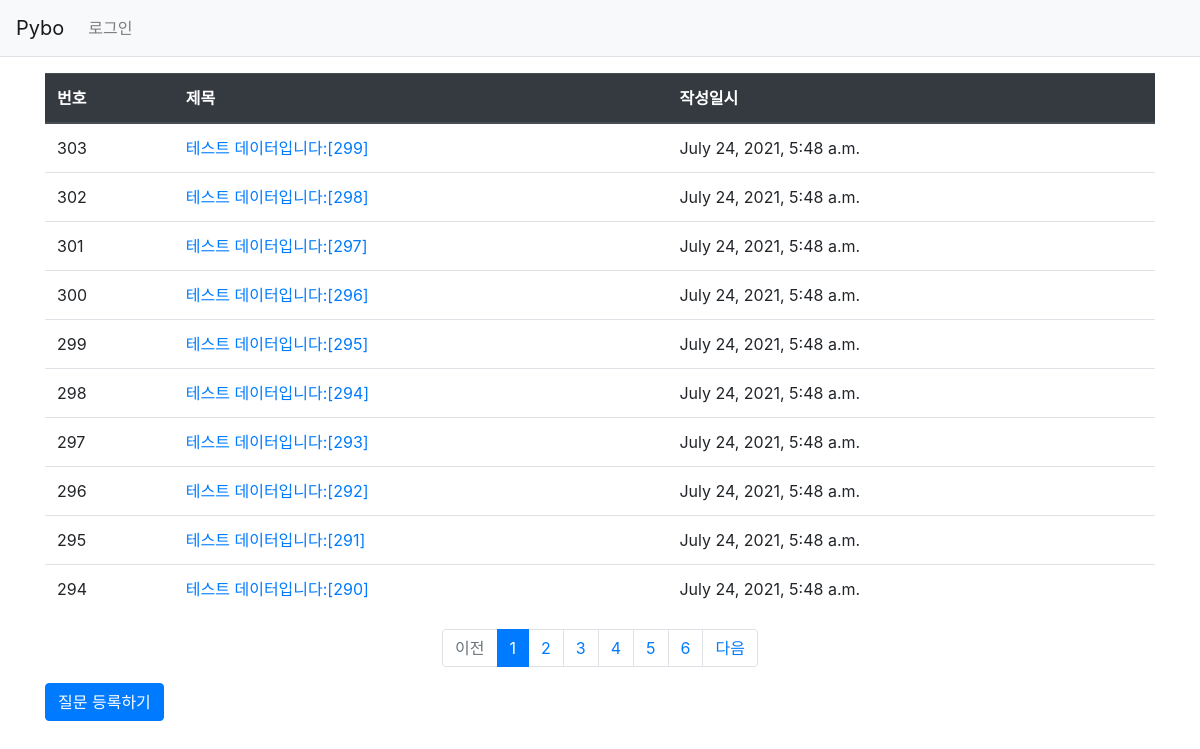
Screenshot of /pybo/ with the database file from the repository.
### pybo/models.py (models this page shows)
class Question(models.Model):
    subject = models.CharField(max_length=200)
    content = models.TextField()
    create_date = models.DateTimeField()
    def __str__(self):
        return self.subject

### pybo/views.py (the view)
# urls.py: path('', views.index, name='index'), # '/'에 해당되는 path
def index(request):
    page = request.GET.get('page', '1') #페이지
    print(page)
    question_list = Question.objects.order_by('-create_date')
    print(question_list)
    paginator = Paginator(question_list, 10)
    page_obj = paginator.get_page(page)
    context = {'question_list': page_obj}
    return render(request, 'pybo/question_list.html', context)

### pybo/templatetags/pybo_filter.py (called while the page is built)
@register.filter
def sub(value, arg):
  return value - arg

### templates/pybo/question_list.html (shortened to what this page needs)
{% extends 'base.html' %}
{% load pybo_filter %}
{% block content %}
<div class="container my-3">
  <table class="table">
    <thead>
      <tr class="thead-dark">
        <th>번호</th>
        <th>제목</th>
        <th>작성일시</th>
      </tr>
    </thead>
    <tbody>
      {% if question_list %}
      {% for question in question_list %}
      <tr>
        <td>
          {{ question_list.paginator.count|sub:question_list.start_index|sub:forloop.counter0|add:1 }}
        </td>
        <td>
          <a href="{% url 'pybo:detail' question.id %}">{{ question.subject }}</a>
        </td>
        <td>{{ question.create_date }}</td>
      </tr>
      {% endfor %}
      {% else %}
      <tr>
        <td colspan="3">질문이 없습니다.</td>
      </tr>
      {% endif %}
    </tbody>
  </table>
  <ul class="pagination justify-content-center">
    {% if question_list.has_previous %}
    <li class="page-item">
      <a class="page-link" href="?page={{ question_list.previous_page_number }}">이전</a>
    </li>
    {% else %}
    <li class="page-item disabled">
      <a class="page-link" tabindex="-1" aria-disabled="true" href="#">이전</a>
    </li>
    {% endif %}
    {% for page_number in question_list.paginator.page_range %}
      {% if page_number >= question_list.number|add:-5 and page_number <= question_list.number|add:5 %}
        {% if page_number == question_list.number %}
        <li class="page-item active" aria-current="page">
          <a class="page-link" href="?page={{ page_number }}">{{ page_number }}</a>
        </li>
        {% else %}
        <li class="page-item">
          <a class="page-link" href="?page={{ page_number }}">{{ page_number }}</a>
        </li>
        {% endif %}
      {% endif %}
    {% endfor %}
    {% if question_list.has_next %}
    <li class="page-item">
      <a class="page-link" href="?page={{ question_list.next_page_number }}">다음</a>
    </li>
    {% else %}
    <li class="page-item disabled">
      <a class="page-link" tabindex="-1" aria-disabled="true" href="#">다음</a>
    </li>
    {% endif %}
  </ul>
  <a href="{% url 'pybo:question_create' %}" class="btn btn-primary">질문 등록하기</a>
</div>
{% endblock %}

### templates/base.html (shortened to what this page needs)
{% load static %}
<!DOCTYPE html>
<html lang="ko">
<head>
  <link rel="stylesheet" type="text/css" href="{% static 'bootstrap.min.css' %}">
  <link rel="stylesheet" type="text/css" href="{% static 'style.css' %}">
</head>
<body>
  {% include "navbar.html" %}
  {% block content %}
  {% endblock %}
</body>
</html>

### templates/navbar.html (shortened to what this page needs)
<nav class="navbar navbar-expand-lg navbar-light bg-light border-bottom">
    <a class="navbar-brand" href="{% url 'pybo:index' %}">Pybo</a>
    <div class="collapse navbar-collapse flex-grow-0" id="navbarNav">
        <ul class="navbar-nav">
            <li class="nav-item ">
                {% if user.is_authenticated %}
                    <a class="nav-link" href="{% url 'common:logout' %}">{{ user.username }}로그아웃</a>
                {% else %}
                    <a class="nav-link" href="{% url 'common:login' %}">로그인</a>
                {% endif %}
            </li>
        </ul>
    </div>
</nav>

### rows the page displays
Question: paginator.count|sub "303", subject "테스트 데이터입니다:[299]", create_date "July 24, 2021, 5:48 a.m."
Question: paginator.count|sub "302", subject "테스트 데이터입니다:[298]", create_date "July 24, 2021, 5:48 a.m."
Question: paginator.count|sub "301", subject "테스트 데이터입니다:[297]", create_date "July 24, 2021, 5:48 a.m."
Question: paginator.count|sub "300", subject "테스트 데이터입니다:[296]", create_date "July 24, 2021, 5:48 a.m."
Question: paginator.count|sub "299", subject "테스트 데이터입니다:[295]", create_date "July 24, 2021, 5:48 a.m."
Question: paginator.count|sub "298", subject "테스트 데이터입니다:[294]", create_date "July 24, 2021, 5:48 a.m."
Question: paginator.count|sub "297", subject "테스트 데이터입니다:[293]", create_date "July 24, 2021, 5:48 a.m."
Question: paginator.count|sub "296", subject "테스트 데이터입니다:[292]", create_date "July 24, 2021, 5:48 a.m."
Question: paginator.count|sub "295", subject "테스트 데이터입니다:[291]", create_date "July 24, 2021, 5:48 a.m."
Question: paginator.count|sub "294", subject "테스트 데이터입니다:[290]", create_date "July 24, 2021, 5:48 a.m."

### other values shown
{{ page_number }} "1"
{{ page_number }} "2" "3" "4" "5" "6"
